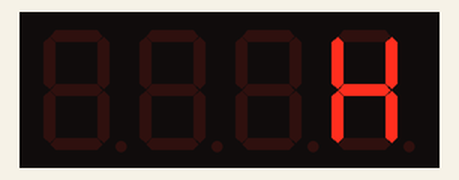
A program run on a simulated Raspberry Pi Pico running MicroPython. Shown: 4-digit seven-segment display. Library files of the repository ran but are not shown: tm1637.py.

Above: at 0.4 s.
At 0.91 s:
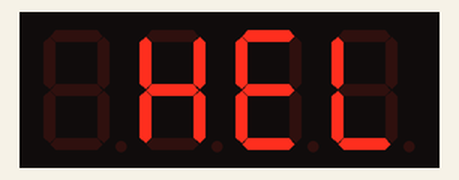
At 1.43 s:
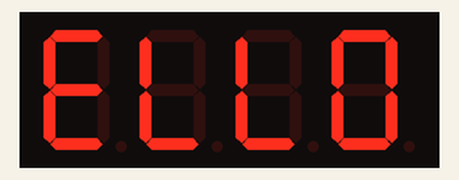
At 1.95 s:
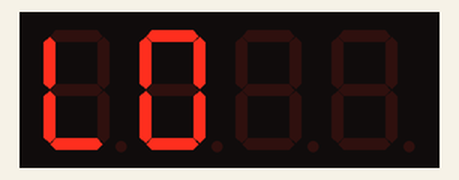
At 2.4 s:
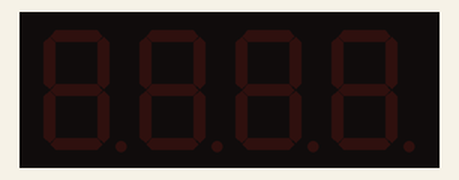

The program:

hello.py
```python
"""
4-Digit Display Example

- Make sure to add the TM1637 library to the Raspberry Pi Pico (tm1637.py file)
- Connect the following pins of Raspberry Pi Pico:
    - CLK: Pin 2
    - DIO: Pin 3
- Also VCC and GND pins to the power supply
"""

import tm1637
from machine import Pin
import time

tm = tm1637.TM1637(clk=Pin(2), dio=Pin(3))

tm.brightness(1)  # Brightness: 0 (dim) to 7 (bright)
# tm.write([0, 0, 0, 0]) # all off
# tm.show("1234")  # Show numbers
# tm.number(1234)  # Alternative way to show a number
# tm.show("TAGO ")  # Show text
# tm.write([127, 255, 127, 127]) # 88:88
# tm.write([63, 6, 91, 79]) # 0123
# tm.write([0b00111001, 0b00111111, 0b00111111, 0b00111000]) # COOL
# tm.numbers(21, 15) # 21:59
# tm.number(-123) # -123
# tm.temperature(24) # 24*C
# tm.scroll("Hello ")  # Scroll text

while True:
    tm.scroll("Hello ")
    time.sleep(0.1)
```

Measured:
- by itself, everything shown: repeats every 2.9 s, in 9 steps
- what the display in image 4 shows lasts 0.9 s, from 2.3 s to 3.2 s
